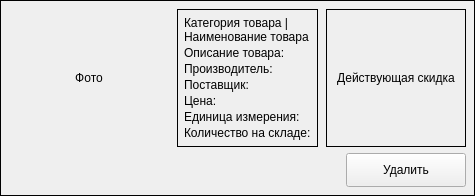
<?xml version="1.0" encoding="UTF-8"?>
<!-- product_item.ui -->
<ui version="4.0">
 <class>ProductCard</class>
 <widget class="QFrame" name="ProductCard">
  <property name="minimumSize">
   <size><width>360</width><height>180</height></size>
  </property>
  <property name="frameShape"><enum>QFrame::Box</enum></property>
  <property name="lineWidth"><number>1</number></property>
  <layout class="QVBoxLayout" name="outer_vertical">
   <property name="spacing"><number>6</number></property>
   <property name="leftMargin"><number>8</number></property>
   <property name="topMargin"><number>8</number></property>
   <property name="rightMargin"><number>8</number></property>
   <property name="bottomMargin"><number>8</number></property>
   <item>
    <layout class="QHBoxLayout" name="main_layout" stretch="2,5,1">
     <property name="spacing"><number>8</number></property>
     <item>
      <widget class="QLabel" name="photo_label">
       <property name="minimumSize"><size><width>160</width><height>107</height></size></property>
       <property name="scaledContents"><bool>false</bool></property>
       <property name="alignment"><set>Qt::AlignCenter</set></property>
       <property name="text"><string>Фото</string></property>
      </widget>
     </item>
     <item>
      <widget class="QFrame" name="center_frame">
       <property name="frameShape"><enum>QFrame::Box</enum></property>
       <property name="lineWidth"><number>1</number></property>
       <layout class="QVBoxLayout" name="center_layout">
        <property name="spacing"><number>2</number></property>
        <property name="leftMargin"><number>6</number></property>
        <property name="topMargin"><number>6</number></property>
        <property name="rightMargin"><number>6</number></property>
        <property name="bottomMargin"><number>6</number></property>
        <item>
         <widget class="QLabel" name="lbl_header">
          <property name="wordWrap"><bool>true</bool></property>
          <property name="text"><string>Категория товара | Наименование товара</string></property>
         </widget>
        </item>
        <item>
         <widget class="QLabel" name="lbl_description">
          <property name="wordWrap"><bool>true</bool></property>
          <property name="text"><string>Описание товара:</string></property>
         </widget>
        </item>
        <item>
         <widget class="QLabel" name="lbl_manufacturer">
          <property name="wordWrap"><bool>true</bool></property>
          <property name="text"><string>Производитель:</string></property>
         </widget>
        </item>
        <item>
         <widget class="QLabel" name="lbl_supplier">
          <property name="wordWrap"><bool>true</bool></property>
          <property name="text"><string>Поставщик:</string></property>
         </widget>
        </item>
        <item>
         <widget class="QLabel" name="lbl_price">
          <property name="wordWrap"><bool>true</bool></property>
          <property name="text"><string>Цена:</string></property>
         </widget>
        </item>
        <item>
         <widget class="QLabel" name="lbl_unit">
          <property name="wordWrap"><bool>true</bool></property>
          <property name="text"><string>Единица измерения:</string></property>
         </widget>
        </item>
        <item>
         <widget class="QLabel" name="lbl_stock">
          <property name="wordWrap"><bool>true</bool></property>
          <property name="text"><string>Количество на складе:</string></property>
         </widget>
        </item>
        <item>
         <spacer name="center_spacer">
          <property name="orientation"><enum>Qt::Vertical</enum></property>
          <property name="sizeHint" stdset="0"><size><width>0</width><height>0</height></size></property>
         </spacer>
        </item>
       </layout>
      </widget>
     </item>
     <item>
      <widget class="QFrame" name="right_discount_frame">
       <property name="frameShape"><enum>QFrame::Box</enum></property>
       <property name="lineWidth"><number>1</number></property>
       <layout class="QVBoxLayout" name="right_inner_layout">
        <property name="spacing"><number>0</number></property>
        <item>
         <spacer name="right_top_spacer">
          <property name="orientation"><enum>Qt::Vertical</enum></property>
          <property name="sizeHint" stdset="0"><size><width>0</width><height>0</height></size></property>
          <property name="sizeType"><enum>QSizePolicy::MinimumExpanding</enum></property>
         </spacer>
        </item>
        <item>
         <widget class="QLabel" name="discount_label">
          <property name="minimumSize"><size><width>120</width><height>80</height></size></property>
          <property name="wordWrap"><bool>true</bool></property>
          <property name="alignment"><set>Qt::AlignCenter</set></property>
          <property name="text"><string>Действующая скидка</string></property>
         </widget>
        </item>
        <item>
         <spacer name="right_bottom_spacer">
          <property name="orientation"><enum>Qt::Vertical</enum></property>
          <property name="sizeHint" stdset="0"><size><width>0</width><height>0</height></size></property>
          <property name="sizeType"><enum>QSizePolicy::MinimumExpanding</enum></property>
         </spacer>
        </item>
       </layout>
      </widget>
     </item>
    </layout>
   </item>
   <item>
    <layout class="QHBoxLayout" name="bottom_layout">
     <item>
      <spacer name="bottom_spacer">
       <property name="orientation"><enum>Qt::Horizontal</enum></property>
       <property name="sizeHint" stdset="0"><size><width>40</width><height>20</height></size></property>
      </spacer>
     </item>
     <item>
      <widget class="QPushButton" name="btn_delete">
       <property name="text"><string>Удалить</string></property>
       <property name="minimumSize"><size><width>120</width><height>34</height></size></property>
      </widget>
     </item>
    </layout>
   </item>
  </layout>
 </widget>
 <resources/>
 <connections/>
</ui>
